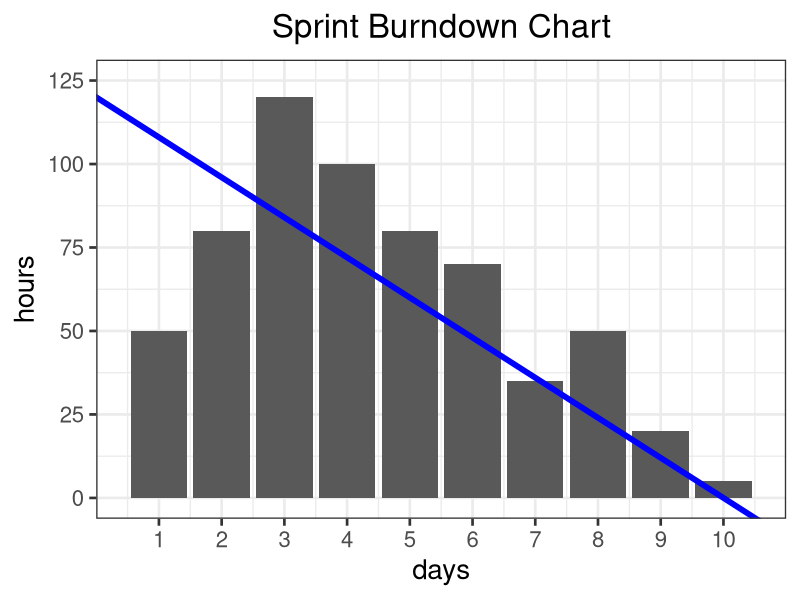
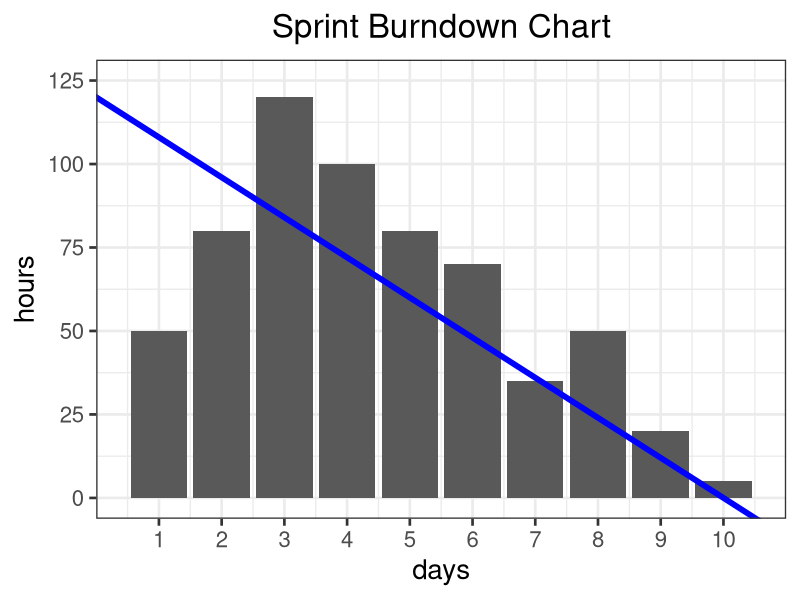

Recreate these plots in R, in order.
# Create a hypothetical sprint burndown chart manually

library(ggplot2)

x_axis = c(1:10)
hours = c(50,80,120,100,80,70,35,50,20,5)

df = data.frame(x_axis,hours)

# Blue line = ideal burndown trend

chart = ggplot(df, aes(x=x_axis,y=hours)) + geom_bar(stat="identity") +
  xlab("days") + ylab("hours") +
  scale_y_continuous(limits=c(0,125),breaks=seq(from=0,to=150,by=25)) +
  scale_x_continuous(limits=c(0.5,10.5),breaks=c(1:10)) +
  geom_abline(intercept = 120, slope = -12,lwd=2,color="blue") +
  ggtitle("Sprint Burndown Chart") +
  theme_bw(base_size=20) +
  theme(plot.title = element_text(hjust = 0.5))

chart

ggsave("Sprint_Burndown_Chart.png",chart,width=6,height=4)
